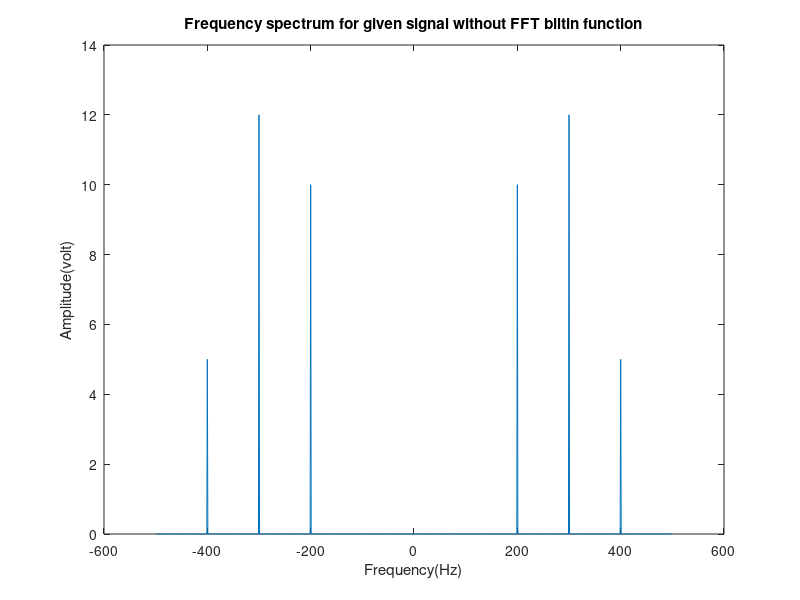
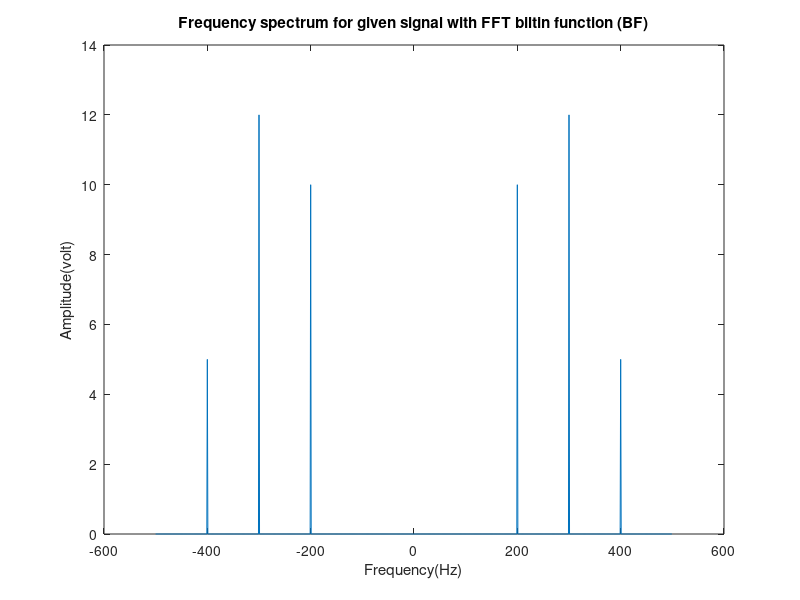
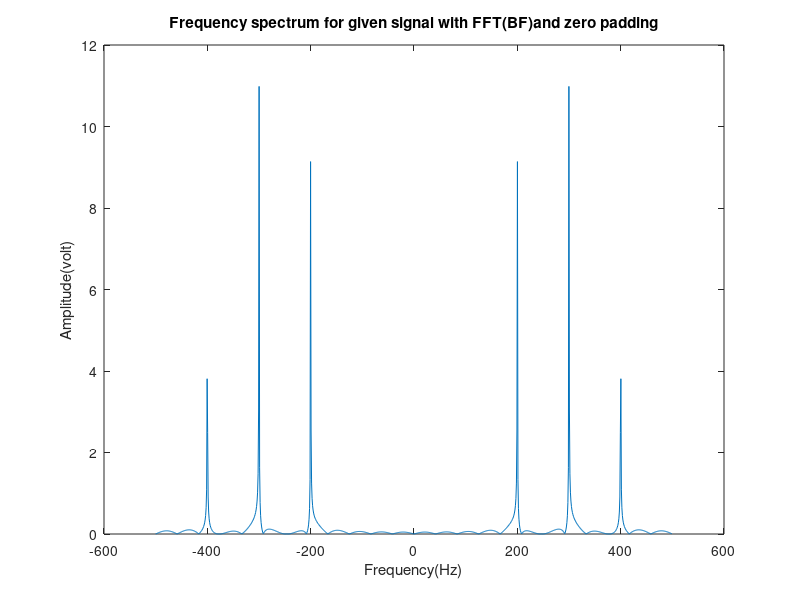

The MATLAB script that drew these images, in order:
clear;
%Jessica Udo, Stone Yun

%FFT using general form
mm=[];
A=10;
fs=1000;
Ts=1/fs;
t=(1:1000)*Ts;
y=10*sin(2*pi*200*t)+5*sin(2*pi*400*t)+12*sin(2*pi*300*t);
N=length(t);
for(k=1:N)
    for(n=1:N)
        y1(n)=y(n).*exp(-j*2*pi*((-N/2)+n-1)*((-N/2)+k-1)/N);
    end
    mm=[mm sum(y1)];
end
length(mm);
f=fs.*(-N/2:N/2-1)/N;
figure(1)
plot(f,2*abs(mm)/N);
title('Frequency spectrum for given signal without FFT biltin function');
xlabel('Frequency(Hz)');
ylabel('Amplitude(volt)');


%XXXXXXXXXXXXXXXXXXXXXXXXXX FFT with biltin function XXXXXXXXXXXXXXXXXXXXXX
mm=[];
A=10;
fs=1000;
Ts=1/fs;
t=(1:1000)*Ts;
y=10*sin(2*pi*200*t)+5*sin(2*pi*400*t)+12*sin(2*pi*300*t);
N=length(t);
N=length(t);
yy=fft(y);
yyy=fftshift(yy);
f=fs.*(-N/2:N/2-1)/N;
figure(2)
plot(f,(2*abs(yyy)/N));
title('Frequency spectrum for given signal with FFT biltin function (BF)');
xlabel('Frequency(Hz)');
ylabel('Amplitude(volt)');



%XXXXXXXXXXXXXXXXX FFT with biltin function and zero padding XXXXXXXXXXXXX
mm=[];
A=10;
fs=1000;
Ts=1/fs;
t=(1:1000)*Ts;
y=10*sin(2*pi*200*t)+5*sin(2*pi*400*t)+12*sin(2*pi*300*t);
N= 2^nextpow2(1000);
yy=fft(y,N);
yyy=fftshift(yy);
f=fs.*(-N/2:N/2-1)/N;
figure(3)
plot(f,(2*abs(yyy)/N));
title('Frequency spectrum for given signal with FFT(BF)and zero padding');
xlabel('Frequency(Hz)');
ylabel('Amplitude(volt)');


%XXXXXXXXXXXXXXXXXXXXXXXXXXX END XXXXXXXXXXXXXXXXXXXXXXXXXXXXXXXXXXXXXX





















